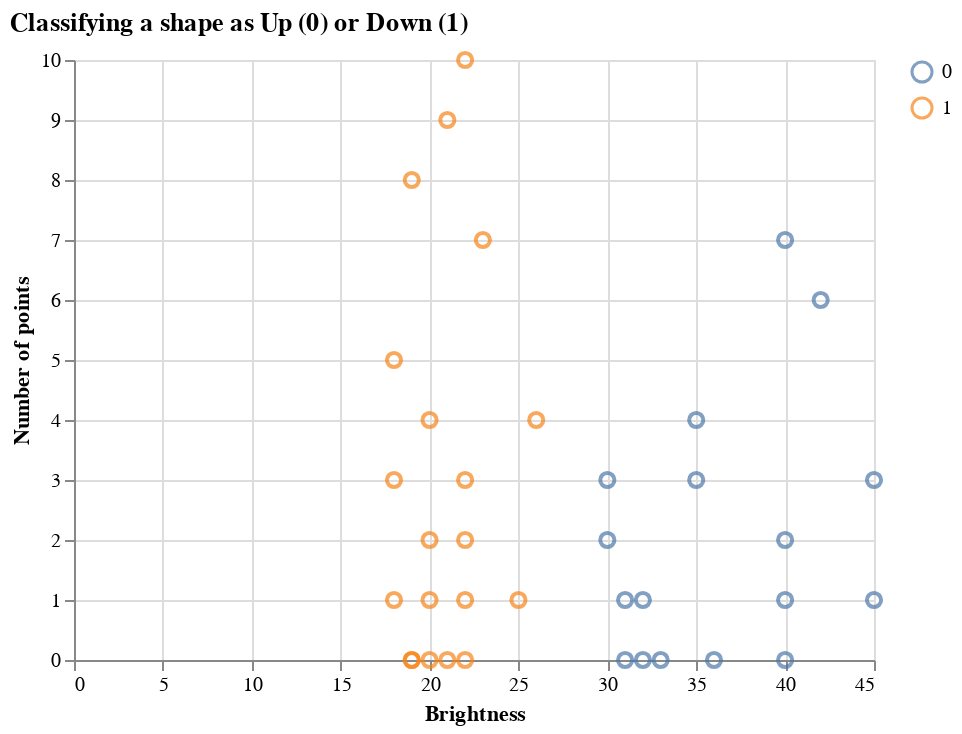

The notebook cell saved with this chart:
### Markdown cell above
- Pick a random point on the plot, ask students if it's "up" or "down"
- Do this several times, start with easy ones, and then gradually get closer and closer to the middle

### Code cell
chart_trial

### Figure 1 — Vega-Lite specification as saved in the notebook (floating-point values rounded to 4 significant figures)
{"config": {"view": {"continuousWidth": 400, "continuousHeight": 300}, "title": {"anchor": "start"}}, "data": {"name": "data-6178a1bb67ad3b410e7b960d8294f685"}, "mark": {"type": "point", "size": 50}, "encoding": {"color": {"field": "up_down", "title": "", "type": "nominal"}, "x": {"field": "brightness", "title": "Brightness", "type": "quantitative"}, "y": {"field": "points", "title": "Number of points", "type": "quantitative"}}, "title": "Classifying a shape as Up (0) or Down (1)", "$schema": "https://vega.github.io/schema/vega-lite/v4.17.0.json", "datasets": {"data-6178a1bb67ad3b410e7b960d8294f685": [{"brightness": 19, "points": 0, "curve": 0, "up_down": 1}, {"brightness": 20, "points": 0, "curve": 0, "up_down": 1}, {"brightness": 21, "points": 0, "curve": 0, "up_down": 1}, {"brightness": 22, "points": 0, "curve": 0, "up_down": 1}, {"brightness": 22, "points": 3, "curve": 0, "up_down": 1}, {"brightness": 18, "points": 3, "curve": 0, "up_down": 1}, {"brightness": 18, "points": 1, "curve": 1, "up_down": 1}, {"brightness": 19, "points": 0, "curve": 0, "up_down": 1}, {"brightness": 20, "points": 1, "curve": 0, "up_down": 1}, {"brightness": 20, "points": 4, "curve": 0, "up_down": 1}, {"brightness": 20, "points": 2, "curve": 0, "up_down": 1}, {"brightness": 22, "points": 2, "curve": 0, "up_down": 1}, {"brightness": 25, "points": 1, "curve": 0, "up_down": 1}, {"brightness": 22, "points": 1, "curve": 0, "up_down": 1}, {"brightness": 18, "points": 5, "curve": 0, "up_down": 1}, {"brightness": 19, "points": 8, "curve": 0, "up_down": 1}, {"brightness": 21, "points": 9, "curve": 0, "up_down": 1}, {"brightness": 23, "points": 7, "curve": 0, "up_down": 1}, {"brightness": 22, "points": 10, "curve": 0, "up_down": 1}, {"brightness": 26, "points": 4, "curve": 0, "up_down": 1}, {"brightness": 30, "points": 3, "curve": 0, "up_down": 0}, {"brightness": 30, "points": 2, "curve": 0, "up_down": 0}, {"brightness": 45, "points": 1, "curve": 1, "up_down": 0}, {"brightness": 45, "points": 3, "curve": 1, "up_down": 0}, {"brightness": 40, "points": 1, "curve": 1, "up_down": 0}, {"brightness": 40, "points": 2, "curve": 1, "up_down": 0}, {"brightness": 36, "points": 0, "curve": 0, "up_down": 0}, {"brightness": 32, "points": 1, "curve": 0, "up_down": 0}, {"brightness": 40, "points": 0, "curve": 0, "up_down": 0}, {"brightness": 31, "points": 1, "curve": 0, "up_down": 0}, {"brightness": 35, "points": 3, "curve": 0, "up_down": 0}, {"brightness": 31, "points": 0, "curve": 0, "up_down": 0}, {"brightness": 32, "points": 0, "curve": 0, "up_down": 0}, {"brightness": 33, "points": 0, "curve": 0, "up_down": 0}, {"brightness": 40, "points": 7, "curve": 0, "up_down": 0}, {"brightness": 42, "points": 6, "curve": 0, "up_down": 0}, {"brightness": 35, "points": 4, "curve": 0, "up_down": 0}]}}
